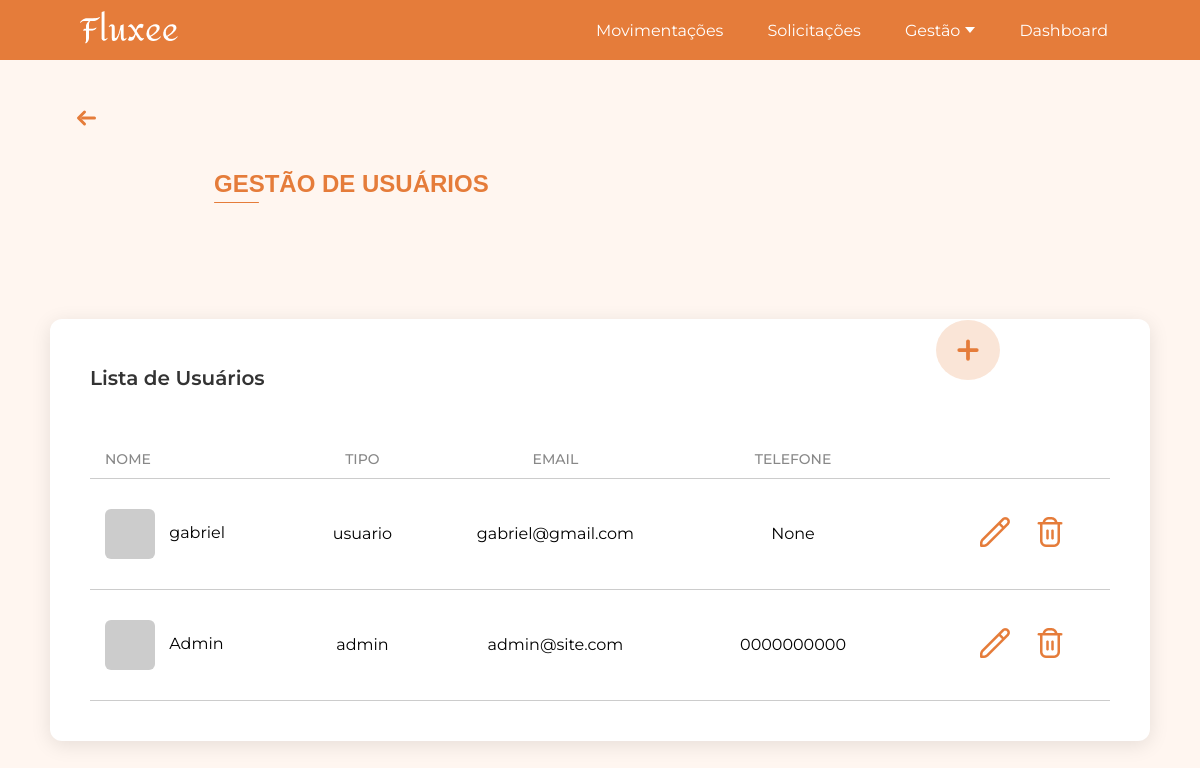
The page /usuarios/ (signed in) on the database as committed earlier.
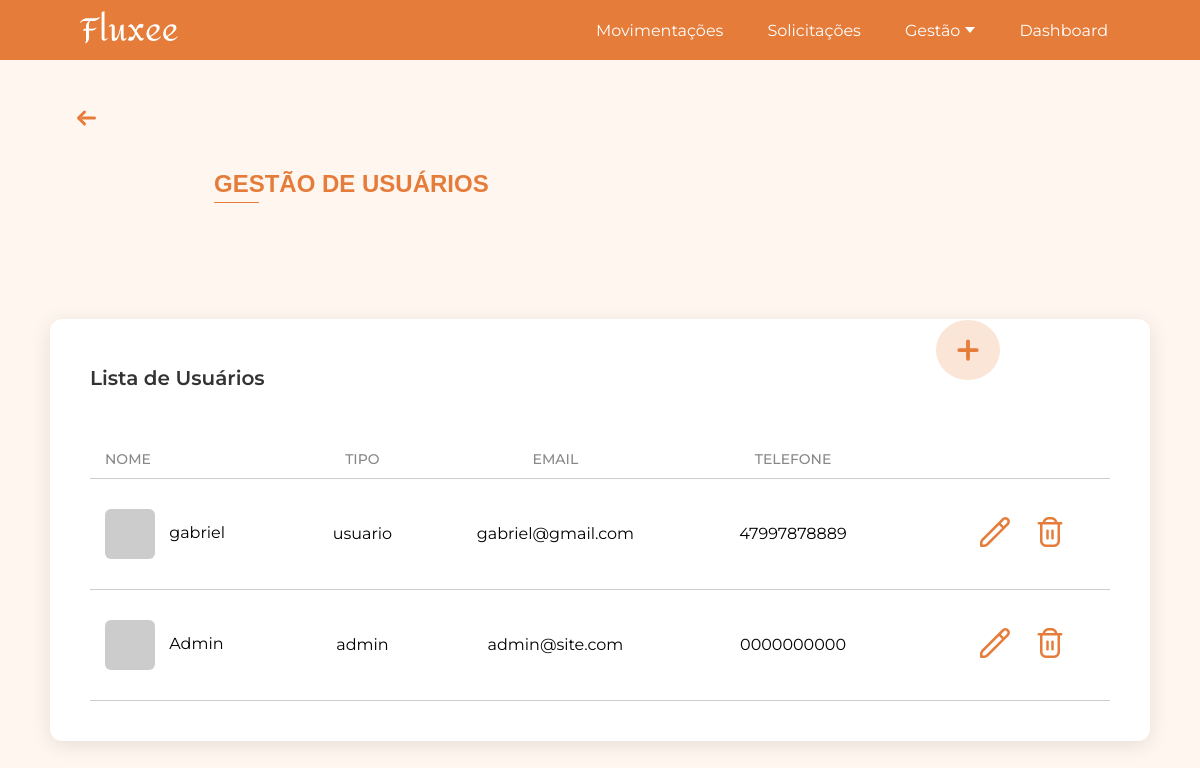
The same page on the database as committed later.
### app/models.py (models this page shows, shortened)
class User(db.Model, UserMixin):
    id = db.Column(db.Integer, primary_key=True)
    nome = db.Column(db.String(100), nullable=False)
    data_nascimento = db.Column(db.Date, nullable=True)
    genero = db.Column(db.String(20), nullable=True)
    email = db.Column(db.String(120), unique=True, nullable=False)
    cpf = db.Column(db.String(14), unique=True)
    telefone = db.Column(db.String(20), nullable=True)
    tipo_usuario = db.Column(db.String(50), nullable=False, default="usuario")
    senha = db.Column(db.String(200), nullable=False)
    imagem_perfil = db.Column(db.String(200), nullable=True)

### app/view.py (the view)
@app.route('/usuarios/')
@login_required
def usuarios():
    pagina_atual = request.args.get('page', 1, type=int)
    por_pagina = 10
    pagination = User.query.order_by(User.id).paginate(page=pagina_atual, per_page=por_pagina)
    usuarios = pagination.items
    mostrar_paginacao = pagination.pages > 1
    return render_template(
        'usuarios.html',
        usuarios=usuarios,
        pagination=pagination,
        pagina_atual=pagina_atual,
        mostrar_paginacao=mostrar_paginacao
    )

### app/models.py (called while the page is built)
@login_manager.user_loader
def load_user(user_id):
    return User.query.get(int(user_id))

### app/templates/usuarios.html (shortened to what this page needs)
<!DOCTYPE html>
<html lang="pt-BR">
<head>
    <link rel="stylesheet" href="{{ url_for('static', filename='css/gestao_usuarios.css') }}">
</head>
<body>
    {% include 'componentes/alertas/alerta_sucesso.html' %}
    {% include 'componentes/header/header.html' %}
    {% with texto="GESTÃO DE USUÁRIOS" %}
        {% include 'componentes/titulos/titulo.html' %}
    {% endwith %}
    {% include 'componentes/botoes/botao_gestao_add_usuarios.html' %}
    <div class="gestao-container">
        <div class="gestao-box">
            <h2 class="gestao-box-title">Lista de Usuários</h2>
            <div class="gestao-tabela">
                <div class="gestao-cabecalho">
                    <span class="coluna-usuario">NOME</span>
                    <span class="coluna-tipo">TIPO</span>
                    <span class="coluna-email">EMAIL</span>
                    <span class="coluna-telefone">TELEFONE</span>
                </div>
                <div class="linha-titulos"></div>
                {% for u in usuarios %}
                    <div class="gestao-linha linha-dinamica">
                        <span class="linha-usuario">
                            {% if u.imagem_perfil %}
                                <img src="{{ url_for('static', filename='uploads/usuarios/' + u.imagem_perfil) }}"
                                    alt="{{ u.nome }}" class="produto-img">
                            {% else %}
                                <div class="produto-img-placeholder"></div>
                            {% endif %}
                            {{ u.nome }}
                        </span>
                        <span class="linha-tipo">{{ u.tipo_usuario }}</span>
                        <span class="linha-email">{{ u.email }}</span>
                        <span class="linha-telefone">{{ u.telefone }}</span>
                        <span class="linha-acoes">
                            <a href="{{ url_for('editar_usuario', id=u.id) }}" class="btn-edit">
                                <img src="{{ url_for('static', filename='icons/edit.png') }}" alt="editar">
                            </a>
                            <a href="javascript:void(0);"
                            class="btn-delete"
                            data-nome="{{ u.nome }}"
                            data-link="{{ url_for('deletar_usuario', id=u.id) }}">
                                <img src="{{ url_for('static', filename='icons/delete.png') }}" alt="excluir">
                            </a>
                        </span>
                    </div>
                {% endfor %}
            </div>
        </div>
    </div>
</body>
</html>

### app/templates/componentes/alertas/alerta_sucesso.html (shortened to what this page needs)
<link rel="stylesheet" href="{{ url_for('static', filename='css/diversos/alerta_sucesso.css') }}">

### app/templates/componentes/header/header.html (shortened to what this page needs)
<header class="site-header">
  <div class="container">
    <a href="/" class="logo">
      <img src="{{ url_for('static', filename='images/fluxee2.png') }}" alt="Logo Fluxeé">
    </a>
    <nav class="nav">
      <ul>
        <li><a href="{{ url_for('movimentacoes') }}">Movimentações</a></li>
        <li><a href="{{ url_for('solicitacoes') }}">Solicitações</a></li>
        <li class="dropdown_gestao">
          <a href="#" class="dropbtn">
            Gestão <span class="arrow"></span>
          </a>
        </li>
        <li><a href="{{ url_for('dashboard') }}">Dashboard</a></li>
      </ul>
    </nav>
  </div>
</header>
<link rel="stylesheet" href="{{ url_for('static', filename='css/header.css') }}">

### app/templates/componentes/titulos/titulo.html
<div class="titulo-container">
    <div class="seta-container">
        <a href="{{ url_for('home') }}" class="titulo-voltar" title="Voltar para a página inicial">
            <svg xmlns="http://www.w3.org/2000/svg" width="45" height="24" fill="none" stroke="#E57C3A" stroke-width="3" stroke-linecap="round" stroke-linejoin="round" viewBox="0 0 24 24">
                <line x1="8" y1="12" x2="20" y2="12" />
                <polyline points="10 6 4 12 10 18" />
            </svg>
        </a>
    </div>
    <div class="titulo-linha">
        <h1 class="titulo">{{ texto }}</h1>
    </div>
</div>
<link rel="stylesheet" href="{{ url_for('static', filename='css/diversos/titulo.css') }}">

### app/templates/componentes/botoes/botao_gestao_add_usuarios.html
<a href="{{ url_for('adicionar_usuario') }}" class="botao-adicionar-usuarios" title="Adicionar novo usuario">
    <svg xmlns="http://www.w3.org/2000/svg" width="24" height="24" fill="none" stroke="#E57C3A" stroke-width="3" stroke-linecap="round" stroke-linejoin="round" viewBox="0 0 24 24">
        <line x1="12" y1="5" x2="12" y2="19"/>
        <line x1="5" y1="12" x2="19" y2="12"/>
    </svg>
</a>
<link rel="stylesheet" href="{{ url_for('static', filename='css/botoes/botao_gestao_add_usuarios.css') }}">

### app/static/css/gestao_usuarios.css (style rules this page uses)
html, body { margin: 0; padding: 0; font-family: 'Montserrat', Arial, sans-serif; background-color: #FFF6F0; }
.gestao-container { display: flex; justify-content: center; align-items: flex-start; gap: 50px; padding: 50px 0; }
.gestao-box { width: 1450px; background: #fff; border-radius: 12px; box-shadow: 0 4px 20px rgba(0,0,0,0.1); padding-left: 40px; padding-right: 40px; padding-top: 30px; padding-bottom: 40px; box-sizing: border-box; }
.gestao-box-title { font-size: 20px; font-weight: 600; margin-bottom: 50px; color: #333; }
.gestao-linha { display: flex; align-items: center; padding: 12px 0; border-bottom: 1px solid #ccc; height: auto; background: transparent; }
.gestao-linha:last-of-type { margin-bottom: 0; }
.gestao-cabecalho { display: flex; padding: 10px 15px; font-weight: 500; color: #888; font-size: 14px; }
.coluna-usuario { width: 18%; text-align: left; }
.coluna-tipo { width: 16%; text-align: center; }
.coluna-email { width: 23%; text-align: center; }
.coluna-telefone { width: 25%; text-align: center; }
.linha-usuario { width: 18%; }
.linha-tipo { width: 16%; text-align: center; }
.linha-email { width: 23%; text-align: center; }
.linha-telefone { width: 25%; text-align: center; }
.linha-acoes { width: 20%; text-align: right; }
.linha-acoes { width: 15%; text-align: right; display: flex; justify-content: flex-end; align-items: center; gap: 25px; }
.gestao-linha.linha-dinamica { padding: 30px 15px; }
.linha-titulos { width: 100%; height: 1px; background: #ccc; }
.produto-img, .produto-img-placeholder { width: 50px; height: 50px; border-radius: 6px; margin-right: 10px; vertical-align: middle; display: inline-block; }
.produto-img-placeholder { background-color: #ccc; }
.linha-acoes img { width: 30px; height: 30px; cursor: pointer; }
@media (max-width: 2100px) { .gestao-box { width: 1600px; } }
@media (max-width: 1800px) { .gestao-box { width: 1350px; } }
@media (max-width: 1600px) { .gestao-box { width: 1200px; } }
@media (max-width: 1450px) { .gestao-box { width: 1100px; } }
@media (max-width: 1400px) { .gestao-box { margin-top: 50px; } }

### app/static/css/header.css (style rules this page uses)
.site-header { background-color: #E57C3A; width: 100%; height: 65px; max-height: 60px; color: white; display: flex; align-items: center; padding: 0 80px; box-sizing: border-box; }
.site-header .container { display: flex; justify-content: space-between; align-items: center; width: 100%; margin: 0 auto; padding-right: 0; }
.logo { font-size: 1.5rem; font-weight: bold; }
.nav ul { display: flex; list-style: none; margin: 0; padding: 0; font-family: 'Montserrat', sans-serif; gap: 20px; }
.nav li { position: relative; margin: 0; }
.nav a { display: inline-flex; align-items: center; text-decoration: none; color: white; font-family: 'Montserrat', sans-serif; padding: 8px 12px; transition: color 0.3s ease; }
.nav li.dropdown_gestao .dropbtn { cursor: pointer; display: inline-flex; align-items: center; gap: 5px; }
.nav li.dropdown_gestao .arrow { display: inline-block; width: 0; height: 0; border-left: 5px solid transparent; border-right: 5px solid transparent; border-top: 6px solid white; transition: transform 0.3s ease; }

### app/static/css/diversos/titulo.css (style rules this page uses)
.titulo-container { margin-left: 64px; margin-top: 46px; display: block; }
.seta-container { margin-bottom: 20px; }
.titulo-voltar { text-decoration: none; display: inline-flex; align-items: center; transition: transform 0.2s ease; }
.titulo-linha .titulo { color: #E57C3A; margin-left: 150px; font-size: 24px; font-weight: 600; font-family: Arial, Helvetica, sans-serif; position: relative; display: inline-block; }
.titulo-linha .titulo::after { content: ""; display: block; width: 45px; height: 1px; background-color: #E57C3A; margin-top: 4px; border-radius: 2px; }

### app/static/css/botoes/botao_gestao_add_usuarios.css (style rules this page uses)
.botao-adicionar-usuarios { display: flex; align-items: center; justify-content: center; width: 64px; height: 60px; border-radius: 50%; background-color: rgba(229, 124, 58, 0.2); text-decoration: none; cursor: pointer; transition: transform 0.2s ease, box-shadow 0.2s ease; position: fixed; right: 193px; top: 350px; z-index: 1000; }
.botao-adicionar-usuarios svg { width: 30px; height: 30px; stroke: #E57C3A; }
@media (max-width: 2100px) { .botao-adicionar-usuarios { right: 80px; } }
@media (max-width: 1400px) { .botao-adicionar-usuarios { position: fixed; top: 320px; right: 200px; z-index: 2000; transform: none; } }

Rows that differ between the two databases and show on the page:
changed User "gabriel": telefone "None" → "47997878889"
